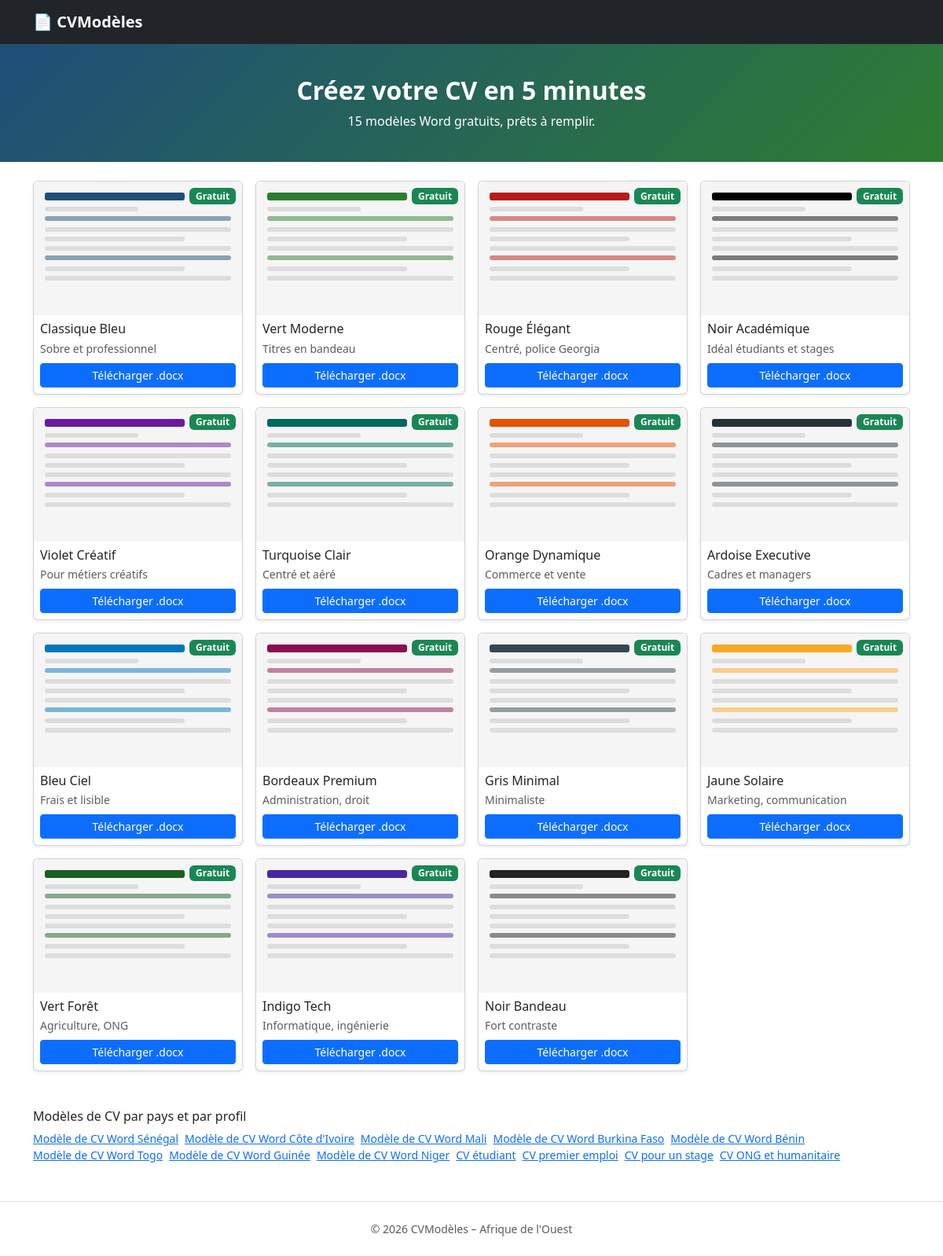
The page / on the database its author committed.
### tables this page shows
CREATE TABLE templates (
  id INT AUTO_INCREMENT PRIMARY KEY,
  name VARCHAR(100) NOT NULL,
  description VARCHAR(255),
  color CHAR(6) NOT NULL,
  file VARCHAR(100) NOT NULL,
  is_premium TINYINT(1) DEFAULT 0,
  downloads INT DEFAULT 0
);

### index.php (the view, shortened to what this page needs)
<?php require 'config.php';
$list = db()->query('SELECT * FROM templates ORDER BY is_premium, id')->fetchAll();
head('Modèles de CV Word gratuits'); ?>
<section class="hero text-center"><div class="container">
<h1 class="h2 fw-bold">Créez votre CV en 5 minutes</h1>
<p class="mb-0"><?= FREE_MODE ? '15 modèles Word gratuits, prêts à remplir.' : '15 modèles Word prêts à remplir. 5 gratuits, 10 premium à '.PRICE.'.' ?></p></div></section>
<main class="container mt-4"><div class="row g-3">
<?php foreach ($list as $t): ?>
<div class="col-6 col-md-4 col-lg-3"><div class="card h-100 shadow-sm">
 <div class="cv-thumb">
  <div class="bar w-75" style="background:#<?= e($t['color']) ?>"></div>
  <div class="l w-50"></div><div class="bar w-100" style="background:#<?= e($t['color']) ?>;opacity:.5;height:6px"></div>
  <div class="l"></div><div class="l w-75"></div><div class="l"></div>
  <div class="bar w-100" style="background:#<?= e($t['color']) ?>;opacity:.5;height:6px"></div><div class="l w-75"></div><div class="l"></div>
  <span class="badge badge-prem <?= $t['is_premium'] ? 'bg-warning text-dark' : 'bg-success' ?>"><?= $t['is_premium'] ? 'Premium' : 'Gratuit' ?></span>
 </div>
 <div class="card-body p-2 d-flex flex-column">
  <h2 class="h6 mb-1"><?= e($t['name']) ?></h2>
  <p class="small text-muted mb-2"><?= e($t['description']) ?></p>
  <a href="download.php?id=<?= (int)$t['id'] ?>" class="btn btn-sm btn-primary mt-auto">Télécharger .docx</a>
 </div></div></div>
<?php endforeach; ?>
</div></main>
<section class="container mt-5"><h2 class="h6">Modèles de CV par pays et par profil</h2><p class="small">
<?php foreach ((require 'pages.php') as $s => $pg): ?><a class="me-2 d-inline-block" href="cv/<?= e($s) ?>"><?= e($pg[0]) ?></a><?php endforeach; ?></p></section>
<?php foot();

### config.php (shortened to what this page needs)
<?php
function db(): PDO {
    static $pdo;
    return $pdo ??= new PDO('mysql:host='.DB_HOST.';dbname='.DB_NAME.';charset=utf8mb4', DB_USER, DB_PASS,
        [PDO::ATTR_ERRMODE => PDO::ERRMODE_EXCEPTION, PDO::ATTR_DEFAULT_FETCH_MODE => PDO::FETCH_ASSOC]);
}
function e($s) { return htmlspecialchars((string)$s, ENT_QUOTES, 'UTF-8'); }
function head($title, $extra = "") { ?><!doctype html>
<html lang="fr"><head><meta charset="utf-8">
<link href="https://cdn.jsdelivr.net/npm/bootstrap@5.3.3/dist/css/bootstrap.min.css" rel="stylesheet">
<link href="assets/style.css" rel="stylesheet"><?= $extra ?></head><body>
<nav class="navbar navbar-dark bg-dark"><div class="container">
<a class="navbar-brand fw-bold" href="index.php">📄 <?= SITE_NAME ?></a>
<?php if (CONVERTER_ENABLED): ?><a class="btn btn-sm btn-outline-light" href="convert.php">PDF → Word</a><?php endif; ?></div></nav>
<?php }
function foot() { ?>
<footer class="text-center text-muted small py-4 mt-5 border-top">© <?= date('Y') ?> <?= SITE_NAME ?> – Afrique de l'Ouest</footer>
</body></html><?php }

### assets/style.css (style rules this page uses)
.hero { background:linear-gradient(135deg,#1F4E79,#2E7D32);color:#fff;padding:2.5rem 0 }
.cv-thumb { height:170px;border-radius:.5rem .5rem 0 0;position:relative;background:#f5f5f5;padding:14px }
.cv-thumb .bar { height:10px;border-radius:3px;margin-bottom:8px }
.cv-thumb .l { height:6px;background:#ddd;border-radius:3px;margin-bottom:6px }
.badge-prem { position:absolute;top:8px;right:8px }
.card { transition:transform .15s }

### rows shown on the page
templates: is_premium "Gratuit", name "Classique Bleu", description "Sobre et professionnel"
templates: is_premium "Gratuit", name "Vert Moderne", description "Titres en bandeau"
templates: is_premium "Gratuit", name "Rouge Élégant", description "Centré, police Georgia"
templates: is_premium "Gratuit", name "Noir Académique", description "Idéal étudiants et stages"
templates: is_premium "Gratuit", name "Violet Créatif", description "Pour métiers créatifs"
templates: downloads "Gratuit", name "Turquoise Clair", description "Centré et aéré"
templates: downloads "Gratuit", name "Orange Dynamique", description "Commerce et vente"
templates: downloads "Gratuit", name "Ardoise Executive", description "Cadres et managers"
templates: downloads "Gratuit", name "Bleu Ciel", description "Frais et lisible"
templates: downloads "Gratuit", name "Bordeaux Premium", description "Administration, droit"
templates: downloads "Gratuit", name "Gris Minimal", description "Minimaliste"
templates: downloads "Gratuit", name "Jaune Solaire", description "Marketing, communication"
templates: downloads "Gratuit", name "Vert Forêt", description "Agriculture, ONG"
templates: downloads "Gratuit", name "Indigo Tech", description "Informatique, ingénierie"
templates: downloads "Gratuit", name "Noir Bandeau", description "Fort contraste"

### other values the page prints
SITE_NAME "CVModèles"
$pg[0] "Modèle de CV Word Sénégal"
$pg[0] "Modèle de CV Word Côte d'Ivoire"
$pg[0] "Modèle de CV Word Mali"
$pg[0] "Modèle de CV Word Burkina Faso"
$pg[0] "Modèle de CV Word Bénin"
$pg[0] "Modèle de CV Word Togo"
$pg[0] "Modèle de CV Word Guinée"
$pg[0] "Modèle de CV Word Niger"
$pg[0] "CV étudiant"
$pg[0] "CV premier emploi"
$pg[0] "CV pour un stage"
$pg[0] "CV ONG et humanitaire"
